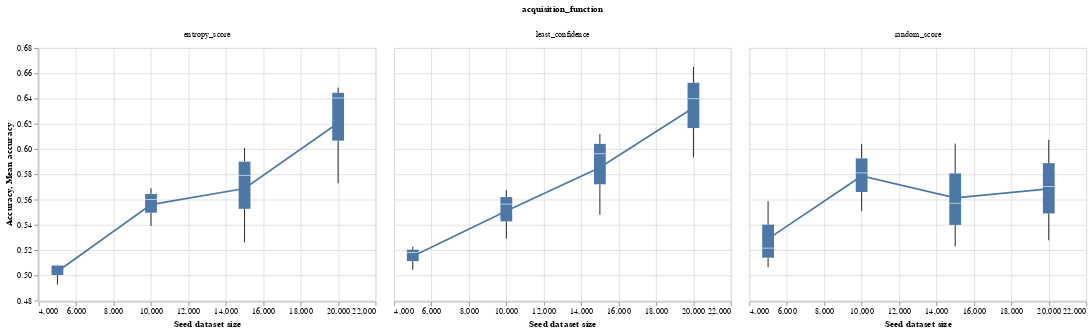

Notebook code cell kept with this figure:
### Code cell
# All else equal, what is the relationship between seed size and accuracy?
exclude_zero_point = alt.Scale(zero=False)

base = alt.Chart(results).encode(
    x=alt.X("seed_size:Q", scale=exclude_zero_point, title="Seed dataset size"),
    
)
plot_against_base(base)
# regression = base.encode(
#     y=alt.Y("mean(final_accuracy):Q", scale=exclude_zero_point)
# ).transform_regression(
#     'seed_size', 
#     'final_accuracy', 
#     groupby=['acquisition_function'],
#     extent=[results['seed_size'].min() - 1000, results['seed_size'].max() + 1000]
# ).mark_line(
#     color="orange", 
#     strokeDash=[3,3],
# )

### Figure 1 — Vega-Lite specification as saved in the notebook (floating-point values rounded to 4 significant figures)
{"config": {"view": {"continuousWidth": 400, "continuousHeight": 300}}, "data": {"name": "data-3e2e0ef160735be2d1604ebf41be07fb"}, "facet": {"column": {"type": "nominal", "field": "acquisition_function"}}, "spec": {"layer": [{"mark": "boxplot", "encoding": {"x": {"type": "quantitative", "field": "seed_size", "scale": {"zero": false}, "title": "Seed dataset size"}, "y": {"type": "quantitative", "field": "final_accuracy", "scale": {"zero": false}, "title": "Accuracy"}}}, {"mark": "line", "encoding": {"x": {"type": "quantitative", "field": "seed_size", "scale": {"zero": false}, "title": "Seed dataset size"}, "y": {"type": "quantitative", "aggregate": "mean", "field": "final_accuracy", "scale": {"zero": false}, "title": "Mean accuracy"}}}]}, "$schema": "https://vega.github.io/schema/vega-lite/v4.8.1.json", "datasets": {"data-3e2e0ef160735be2d1604ebf41be07fb": [{"acquisition_function": "entropy_score", "seed_size": 10000, "active_batch_size": 10, "accuracy": [0.4892, 0.5101, 0.4969, 0.5074, 0.5347, 0.5411, 0.5575, 0.56], "final_accuracy": 0.56}, {"acquisition_function": "entropy_score", "seed_size": 10000, "active_batch_size": 25, "accuracy": [0.5067, 0.4944, 0.5072, 0.4956, 0.5136, 0.5463, 0.5107, 0.5392], "final_accuracy": 0.5392}, {"acquisition_function": "entropy_score", "seed_size": 10000, "active_batch_size": 50, "accuracy": [0.5051, 0.5135, 0.5128, 0.5088, 0.5528, 0.5569, 0.5583, 0.5689], "final_accuracy": 0.5689}, {"acquisition_function": "entropy_score", "seed_size": 15000, "active_batch_size": 10, "accuracy": [0.5108, 0.5104, 0.5031, 0.5358, 0.5203, 0.5587, 0.5567, 0.5792], "final_accuracy": 0.5792}, {"acquisition_function": "entropy_score", "seed_size": 15000, "active_batch_size": 25, "accuracy": [0.4942, 0.4949, 0.5065, 0.5121, 0.5096, 0.5099, 0.5553, 0.5261], "final_accuracy": 0.5261}, {"acquisition_function": "entropy_score", "seed_size": 15000, "active_batch_size": 50, "accuracy": [0.509, 0.4992, 0.5092, 0.5499, 0.5558, 0.5751, 0.5779, 0.6008], "final_accuracy": 0.6008}, {"acquisition_function": "entropy_score", "seed_size": 20000, "active_batch_size": 10, "accuracy": [0.4913, 0.505, 0.5215, 0.5369, 0.5378, 0.5326, 0.5796, 0.5729], "final_accuracy": 0.5729}, {"acquisition_function": "entropy_score", "seed_size": 20000, "active_batch_size": 25, "accuracy": [0.4976, 0.5126, 0.5325, 0.5335, 0.5894, 0.6079, 0.6338, 0.6404], "final_accuracy": 0.6404}, {"acquisition_function": "entropy_score", "seed_size": 20000, "active_batch_size": 50, "accuracy": [0.5071, 0.5146, 0.5576, 0.5572, 0.5969, 0.5999, 0.6429, 0.6486], "final_accuracy": 0.6486}, {"acquisition_function": "entropy_score", "seed_size": 5000, "active_batch_size": 10, "accuracy": [0.4947, 0.5046, 0.4993, 0.4956, 0.5031, 0.4968, 0.4976, 0.5085], "final_accuracy": 0.5085}, {"acquisition_function": "entropy_score", "seed_size": 5000, "active_batch_size": 25, "accuracy": [0.4951, 0.4981, 0.4951, 0.4981, 0.5015, 0.4972, 0.5035, 0.5079], "final_accuracy": 0.5079}, {"acquisition_function": "entropy_score", "seed_size": 5000, "active_batch_size": 50, "accuracy": [0.4951, 0.5003, 0.4974, 0.4946, 0.5011, 0.5044, 0.4938, 0.4926], "final_accuracy": 0.4926}, {"acquisition_function": "least_confidence", "seed_size": 10000, "active_batch_size": 10, "accuracy": [0.5024, 0.4933, 0.5049, 0.5043, 0.5094, 0.5375, 0.5535, 0.529], "final_accuracy": 0.529}, {"acquisition_function": "least_confidence", "seed_size": 10000, "active_batch_size": 25, "accuracy": [0.4993, 0.4929, 0.5075, 0.4933, 0.505, 0.5132, 0.5404, 0.5675], "final_accuracy": 0.5675}, {"acquisition_function": "least_confidence", "seed_size": 10000, "active_batch_size": 50, "accuracy": [0.4956, 0.4926, 0.5226, 0.4956, 0.5336, 0.551, 0.5457, 0.5564], "final_accuracy": 0.5564}, {"acquisition_function": "least_confidence", "seed_size": 15000, "active_batch_size": 10, "accuracy": [0.5019, 0.509, 0.5079, 0.5307, 0.5143, 0.5222, 0.5146, 0.5479], "final_accuracy": 0.5479}, {"acquisition_function": "least_confidence", "seed_size": 15000, "active_batch_size": 25, "accuracy": [0.4969, 0.4925, 0.499, 0.5294, 0.5653, 0.5879, 0.6124, 0.6119], "final_accuracy": 0.6119}, {"acquisition_function": "least_confidence", "seed_size": 15000, "active_batch_size": 50, "accuracy": [0.5039, 0.5088, 0.5193, 0.4969, 0.5107, 0.5406, 0.5803, 0.5962], "final_accuracy": 0.5962}, {"acquisition_function": "least_confidence", "seed_size": 20000, "active_batch_size": 10, "accuracy": [0.5044, 0.5156, 0.5385, 0.5354, 0.5732, 0.6015, 0.6049, 0.6399], "final_accuracy": 0.6399}, {"acquisition_function": "least_confidence", "seed_size": 20000, "active_batch_size": 25, "accuracy": [0.5058, 0.5262, 0.5726, 0.5613, 0.5686, 0.5713, 0.5882, 0.5933], "final_accuracy": 0.5933}, {"acquisition_function": "least_confidence", "seed_size": 20000, "active_batch_size": 50, "accuracy": [0.4919, 0.5133, 0.5779, 0.5913, 0.5926, 0.6089, 0.6153, 0.665], "final_accuracy": 0.665}, {"acquisition_function": "least_confidence", "seed_size": 5000, "active_batch_size": 10, "accuracy": [0.4958, 0.4878, 0.4914, 0.5046, 0.5128, 0.5188, 0.4976, 0.5226], "final_accuracy": 0.5226}, {"acquisition_function": "least_confidence", "seed_size": 5000, "active_batch_size": 25, "accuracy": [0.4879, 0.4935, 0.5022, 0.4943, 0.5072, 0.5117, 0.5168, 0.5044], "final_accuracy": 0.5044}, {"acquisition_function": "least_confidence", "seed_size": 5000, "active_batch_size": 50, "accuracy": [0.4993, 0.5026, 0.5018, 0.5001, 0.5049, 0.4985, 0.5046, 0.5181], "final_accuracy": 0.5181}, {"acquisition_function": "random_score", "seed_size": 10000, "active_batch_size": 10, "accuracy": [0.4913, 0.5117, 0.4901, 0.4983, 0.5021, 0.5687, 0.5164, 0.5811], "final_accuracy": 0.5811}, {"acquisition_function": "random_score", "seed_size": 10000, "active_batch_size": 25, "accuracy": [0.4949, 0.5014, 0.5031, 0.4999, 0.5567, 0.5558, 0.5706, 0.604], "final_accuracy": 0.604}, {"acquisition_function": "random_score", "seed_size": 10000, "active_batch_size": 50, "accuracy": [0.5017, 0.4897, 0.5103, 0.5024, 0.5164, 0.5312, 0.5288, 0.5508], "final_accuracy": 0.5508}, {"acquisition_function": "random_score", "seed_size": 15000, "active_batch_size": 10, "accuracy": [0.509, 0.5044, 0.5119, 0.5119, 0.5318, 0.5397, 0.536, 0.5228], "final_accuracy": 0.5228}, {"acquisition_function": "random_score", "seed_size": 15000, "active_batch_size": 25, "accuracy": [0.5086, 0.5021, 0.519, 0.5475, 0.5658, 0.5476, 0.5397, 0.5571], "final_accuracy": 0.5571}, {"acquisition_function": "random_score", "seed_size": 15000, "active_batch_size": 50, "accuracy": [0.5074, 0.5121, 0.4974, 0.525, 0.535, 0.5643, 0.5564, 0.6043], "final_accuracy": 0.6043}, {"acquisition_function": "random_score", "seed_size": 20000, "active_batch_size": 10, "accuracy": [0.4928, 0.5167, 0.5304, 0.5224, 0.5322, 0.5424, 0.5532, 0.5703], "final_accuracy": 0.5703}, {"acquisition_function": "random_score", "seed_size": 20000, "active_batch_size": 25, "accuracy": [0.5088, 0.5071, 0.5243, 0.5321, 0.5414, 0.5339, 0.5465, 0.6074], "final_accuracy": 0.6074}, {"acquisition_function": "random_score", "seed_size": 20000, "active_batch_size": 50, "accuracy": [0.5028, 0.5175, 0.5394, 0.5239, 0.515, 0.5289, 0.5424, 0.5278], "final_accuracy": 0.5278}, {"acquisition_function": "random_score", "seed_size": 5000, "active_batch_size": 10, "accuracy": [0.5103, 0.4951, 0.4951, 0.5054, 0.4968, 0.4985, 0.505, 0.5215], "final_accuracy": 0.5215}, {"acquisition_function": "random_score", "seed_size": 5000, "active_batch_size": 25, "accuracy": [0.5012, 0.5067, 0.4997, 0.5015, 0.5092, 0.5222, 0.5393, 0.5587], "final_accuracy": 0.5587}, {"acquisition_function": "random_score", "seed_size": 5000, "active_batch_size": 50, "accuracy": [0.5108, 0.4956, 0.4926, 0.4988, 0.496, 0.5071, 0.5058, 0.5064], "final_accuracy": 0.5064}]}}
